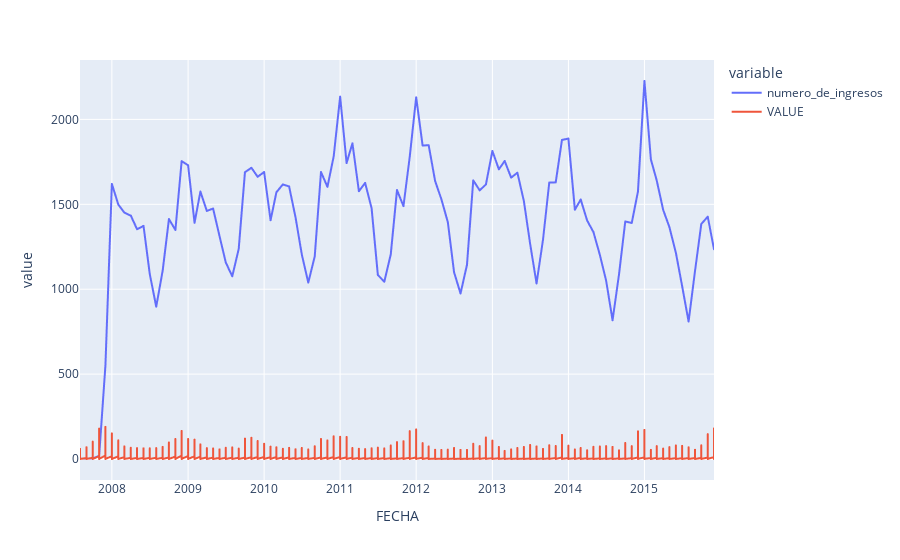

Write notebook code for a chart like this one.
### Code cell
px.line(df_merge,x='FECHA',y=['numero_de_ingresos','VALUE'])

### Figure 1 — Plotly figure (JSON) as saved in the notebook; plotly's stock layout.template omitted (floating-point values rounded to 4 significant figures; data arrays with more than 128 entries replaced by an {"elided": "..."} marker saying what was removed)
{"data": [{"hovertemplate": "variable=numero_de_ingresos<br>FECHA=%{x}<br>value=%{y}<extra></extra>", "legendgroup": "numero_de_ingresos", "line": {"color": "#636efa", "dash": "solid"}, "marker": {"symbol": "circle"}, "mode": "lines", "name": "numero_de_ingresos", "showlegend": true, "type": "scattergl", "x": {"elided": "909 str values"}, "xaxis": "x", "y": {"elided": "909 int values"}, "yaxis": "y"}, {"hovertemplate": "variable=VALUE<br>FECHA=%{x}<br>value=%{y}<extra></extra>", "legendgroup": "VALUE", "line": {"color": "#EF553B", "dash": "solid"}, "marker": {"symbol": "circle"}, "mode": "lines", "name": "VALUE", "showlegend": true, "type": "scattergl", "x": {"elided": "909 str values"}, "xaxis": "x", "y": {"elided": "909 float values"}, "yaxis": "y"}], "layout": {"legend": {"title": {"text": "variable"}, "tracegroupgap": 0}, "margin": {"t": 60}, "xaxis": {"anchor": "y", "domain": [0, 1], "title": {"text": "FECHA"}}, "yaxis": {"anchor": "x", "domain": [0, 1], "title": {"text": "value"}}}}
